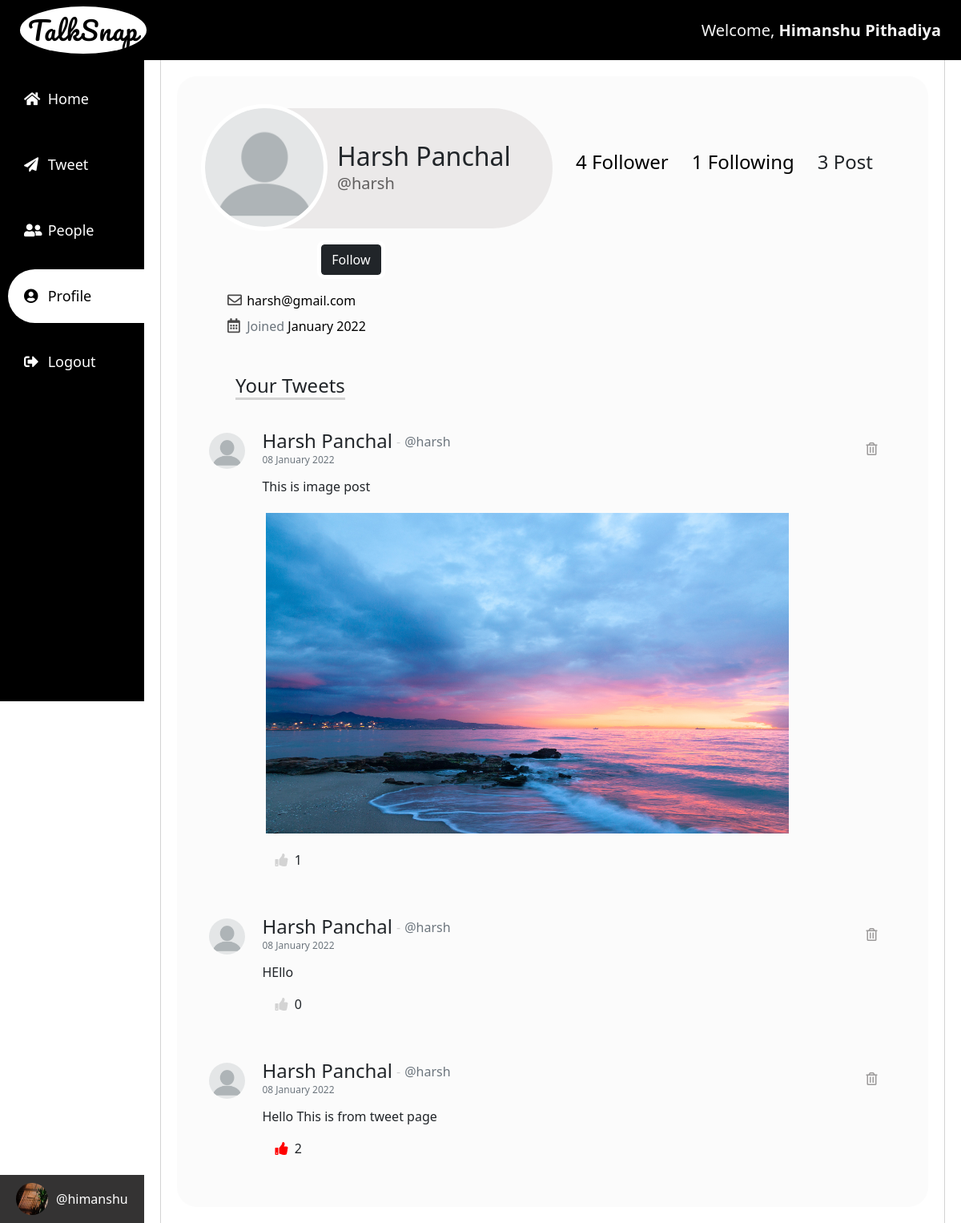
/profile/harsh/ (signed in), run on the app's committed database.
### root/models.py (models this page shows)
class Profile(models.Model):
    user = models.OneToOneField(User, on_delete=models.CASCADE)
    dob = models.DateField(null=True, blank=True)
    bio = models.TextField(max_length=200, null=True, blank=True)
    location = models.TextField(max_length=30, null=True, blank=True)
    profile_image = models.ImageField(upload_to = 'profile_pics', null=True, blank=True)
    following = models.ManyToManyField(User, blank=True, related_name="following")

class Tweet(models.Model):
    user = models.ForeignKey(User,to_field='id', on_delete=models.CASCADE)
    post_text = models.TextField(max_length=280,null=True, blank=True)
    post_image = models.ImageField(upload_to = '',null=True, blank=True)
    post_date = models.DateTimeField(auto_now_add=True)
    likes = models.ManyToManyField(User, blank=True, related_name='likes')

### root/views.py (the view)
# urls.py: path('profile/<slug:username>/', login_required(views.Profilepage.as_view(), login_url='login'), name='profile'),
class Profilepage(View):
    def get(self, request, username):
        us = User.objects.get(username = username)
        tw = Tweet.objects.filter(user = us.id).order_by('-post_date')
        pr = Profile.objects.get_or_create(user_id = us.id) #
        follower = Profile.objects.filter(following=us.id)
        context = {'us':us, 'tw':tw, 'follower':follower}
        return render(request, 'profile.html', context)

### root/templates/profile.html (shortened to what this page needs)
{% extends 'base.html' %}
{% load static %}
{% block extracss %}
<link rel="stylesheet" href="{% static 'css/profile.css' %}">
{% endblock extracss %}
{% block section1 %}
    <div class="profile-details">
        <div class="user-profile">
            <div class="profile-pic">
                <div class="user-part">
                    <div class="user-pic">
                        {% if us.profile.profile_image %}
                            <img src="{{us.profile.profile_image.url}}" id="profile_pic" alt="#">
                            {% else %}
                            <img src="{% static '../static/images/default.png' %}" id="profile_pic" alt="#">
                        {% endif %}
                    </div>
                    <div class="user-fl">
                        <h2>{{us.first_name}} {{us.last_name}}</h2>
                        <p>@{{us.username}}</p>
                    </div>
                </div>
                <div class="user-follow">
                    <div class="user-follower info-us">
                        <a href="{% url 'followers' us.username %}">
                            <p><span id="follower_count">{{follower|length}}</span> Follower</p>
                        </a>
                    </div>
                    <div class="user-following info-us">
                        <a href="{% url 'followings' us.username %}">
                            <p><span id="following_count">{{us.profile.following.all|length}}</span> Following</p>
                        </a>
                    </div>
                    <div class="user-post info-us">
                        <p>{{tw|length}} Post</p>
                    </div>
                </div>
            </div>
        </div>
        <div class="buttons">
            <div class="follow-btn">
                {% if request.user.username == us.username %}
                <a href="{% url 'editprofile' us.username %}">
                    <button type="submit" class="btn btn-dark">Edit Profile</button>
                </a>
                {% else %}
                <div class="follow-btn">
                    {% if us.username in user.profile.following.all|unordered_list %}
                        <button class="btn btn-dark change" id="{{us.id}}" onclick="follow({{us.id}})" url="{% url 'follow' us.id %}">Unfollow</button>
                    {% else %}
                        <button class="btn btn-dark" id="{{us.id}}" onclick="follow({{us.id}})" url="{% url 'follow' us.id %}">Follow</button>
                    {% endif %}
                </div>
                {% endif %}
            </div>
        </div>
        <div class="profile-data">
            <div class="user-all-data">
                <div class="mail info-us">
                    <i class="far fa-envelope"></i>
                    <span>{{us.email}}</span>
                </div>
                <div class="date-info">
                    <div class="joind info-us">
                        <i class="far fa-calendar-alt"></i>
                        <span class="j text-muted">Joined</span>
                        <span>{{us.date_joined|date:"F Y"}}</span>
                    </div>
                </div>
            </div>
        </div>
    </div>
    <div class="tweet-show-area">
        <h4 class="tit mb-3 mx-5">Your Tweets</h4>
        {% if tw %}
        {% for t in tw %}
        <div class="tweet-show">
            <div class="user-part">
                <div class="user-pic">
                    {% if us.profile.profile_image %}
                        <img src="{{us.profile.profile_image.url}}" id="profile_pic" alt="#">
                    {% else %}
                        <img src="{% static '../static/images/default.png' %}" id="profile_pic" alt="#">
                    {% endif %}
                </div>
            </div>
            <div class="tweet-part">
                <div class="user-action">
                    <div class="user-name">
                        <div class="user-det">
                            <h4>{{t.user.first_name}} {{t.user.last_name}}</h4>
                            <p class="text-muted">@{{t.user.username}}</p>
                        </div>
                        <small class="text-muted">{{t.post_date | date:'d F Y'}}</small>
                    </div>
                    <div class="actions">
                        <div class="del-action">
                            <a href="{% url 'deltweet' t.id %}">
                                <i class="far fa-trash-alt"></i>
                            </a>
                        </div>
                    </div>
                </div>
                {% if t.post_text %}
                <div class="tweet-text">
                    <p class="text-show">{{t.post_text}}</p>
                </div>
                {% endif %}
                {% if t.post_image %}
                <div class="tweet-pic">
                    <div class="post-in-pic">
                        <img src={{t.post_image.url}} alt="image">
                    </div>
                </div>
                {% endif %}
                <div class="tweet-like m-3">
                    <button type="submit" id="{{t.id}}" class="likea"  {% if user in t.likes.all %} style="color:red;" {% endif %} onclick="myfunction({{t.id}})"  url="{% url 'like' t.id %}">
                        <i class="fas fa-thumbs-up"></i>
                    </button>
                    <span class="mx-1" id="l_{{t.id}}">{{t.likes.all.count}}</span>
                </div>
            </div>
        </div>
        {% endfor %}
        {% else %}
            <div class="card p-2 text-center m-5 w-50">
                <h3>You Haven't Do any Post</h3>
            </div>
        {% endif %}
    </div>
{% endblock section1 %}

### root/templates/base.html (shortened to what this page needs)
{% load static %}
<!DOCTYPE html>
<html lang="en">
<head>
    <link rel="stylesheet" href="https://pro.fontawesome.com/releases/v5.10.0/css/all.css"/>
    <link rel="stylesheet" href="{% static 'css/bootstrap.css' %}">
    <link rel="stylesheet" href="{% static 'css/base.css' %}">
    {% block extracss %}{% endblock extracss %}
</head>
<body>
    <div class="first-div">
        <div class="header-class">
            <div class="logo">
                <a href="{% url 'home' %}">
                    <h2 class="logo-txt">TalkSnap</h2>
                </a>
            </div>
           <div class="wlcu">
                <p class="wlc">Welcome, <b>{{user.first_name}} {{user.last_name}}</b></p>
            </div>
        </div>
    </div>
    <div class="main-class">
        <div class="menu">
            <div class="menu-start">
                <ul class="menu-item">
                    <li title="Home">
                        <a href="{% url 'home' %}" {% if request.resolver_match.url_name == 'home' %}class="active"{% endif %}>
                            <i class="fas fa-home"></i>
                            <span>Home</span>
                        </a>
                    </li>
                    <li title="Tweet">
                        <a href="{% url 'tweet' %}" {% if request.resolver_match.url_name == 'tweet' %}class="active"{% endif %}>
                            <i class="fas fa-paper-plane"></i>
                            <span>Tweet</span>
                        </a>
                    </li>
                    <li title="People">
                        <a href="{% url 'people' %}" {% if request.resolver_match.url_name == 'people' or request.resolver_match.url_name == 'search' %}class="active"{% endif %}>
                            <i class="fas fa-user-friends"></i>
                            <span>People</span>
                        </a>
                    </li>
                    <li title="Profile">
                        <a href="{% url 'profile' user.username %}" {% if request.resolver_match.url_name == 'profile' or request.resolver_match.url_name == 'editprofile' or request.resolver_match.url_name == 'followers'  or request.resolver_match.url_name == 'followings' %}class="active"{% endif %}>
                            <i class="fas fa-user-circle"></i>
                            <span>Profile</span>
                        </a>
                    </li>
                    <li title="Logout">
                        <a href="{% url 'logout' %}">
                            <i class="fas fa-sign-out-alt"></i>
                            <span>Logout</span>
                        </a>
                    </li>
                </ul>
            </div>
            <div class="user-info">
                <div class="user-details">
                    <div class="user-pic">
                        {% if user.profile.profile_image %}
                            <img src="{{user.profile.profile_image.url}}" alt="#">
                        {% else %}
                            <img src="{% static '../static/images/default.png' %}" alt="#">
                        {% endif %}
                    </div>
                    <p class="user-name">
                        @{{user.username}}
                    </p>
                </div>
            </div>
        </div>
        <div class="section2">
            <div class="all-disp">
                <div class="content">
                    {% block section1 %}{% endblock section1 %}
                </div>
            </div>
        </div>
    </div>
</body>
</html>

### root/static/css/base.css (style rules this page uses)
* { box-sizing: border-box; scroll-behavior: smooth; margin: 0; padding: 0; }
.first-div { top: 0; left: 0; position: sticky; width: 100%; background-color: black; height: 75px; color: whitesmoke; z-index: 100; }
.first-div .header-class { height: 75px; display: flex; justify-content: space-between; }
.header-class > div { margin: auto 25px; }
.logo a { text-decoration: none; color: black; }
.logo { background: white; border-radius: 100%; cursor: pointer; }
.logo-txt { font-family: 'Pacifico', cursive; padding: 10px; margin: auto; text-align: center; font-size: 32px; letter-spacing: 1px; }
p.wlc { font-size: 20px; margin: auto; }
.main-class { width: 100%; }
.menu { width: 15%; background-color: rgb(0, 0, 0); height: 100vh; position: fixed; display: block; color: white; }
.menu .menu-start { padding-left: 10px; height: 100%; width: 100%; }
.menu ul, .menu ul li a { list-style: none; margin: 0; padding: 0; }
.menu ul li a { display: block; margin: 15px auto; padding: 20px; color: white; text-decoration: none; font-size: 18px; }
.menu ul li a i { width: 20px; margin-right: 5px; }
.menu .menu-item a.active, .menu .menu-item a:hover { color: black; background-color: white; border-bottom-left-radius: 50px; border-top-left-radius: 50px; transition: ease-in 250ms; }
.menu .user-info { bottom: 0; position: fixed; width: inherit; padding: 10px 20px; background-color: rgb(52, 51, 51); }
.menu .user-info .user-details { display: flex; align-items: center; }
.user-pic img { width:40px; height: 40px; border-radius: 50%; }
.user-details p { margin-left: 10px; margin-bottom: 0%; }
.main-class .section2 { width: 85%; background-color: white; padding: 0px 20px; margin-left: 15%; }
.main-class .section2 .all-disp { padding: 20px; border-left: 1px solid lightgrey; border-right: 1px solid lightgrey; }
.main-class .all-disp .content { width: 100%; background: rgba(245, 245, 245, 0.39); border-radius: 25px; padding: 25px; }

### data on the page
Tweet: user.first_name "Harsh", user.last_name "Panchal", user.username "harsh", post_date "08 January 2022", post_text "This is image post", post_image (picture), likes.all.count "1"
Tweet: user.first_name "Harsh", user.last_name "Panchal", user.username "harsh", post_date "08 January 2022", post_text "HEllo", likes.all.count "0"
Tweet: user.first_name "Harsh", user.last_name "Panchal", user.username "harsh", post_date "08 January 2022", post_text "Hello This is from tweet page", likes.all.count "2"

### other printed values
{{ user.first_name }} "Himanshu"
{{ user.last_name }} "Pithadiya"
{{ user.username }} "himanshu"
{{ us.first_name }} "Harsh"
{{ us.last_name }} "Panchal"
{{ us.username }} "harsh"
{{ follower|length }} "4"
{{ us.profile.following.all|length }} "1"
{{ tw|length }} "3"
{{ us.email }} "harsh@gmail.com"
{{ us.date_joined|date:"F Y" }} "January 2022"
